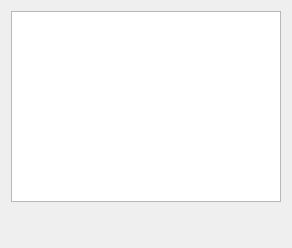
<?xml version="1.0" encoding="UTF-8"?>
<ui version="4.0">
 <class>MyDialog</class>
 <widget class="QDialog" name="MyDialog">
  <property name="geometry">
   <rect>
    <x>0</x>
    <y>0</y>
    <width>292</width>
    <height>248</height>
   </rect>
  </property>
  <property name="windowTitle">
   <string>MyDialog</string>
  </property>
  <layout class="QVBoxLayout" name="verticalLayout">
   <item>
    <widget class="QTableView" name="tableView"/>
   </item>
   <item>
    <spacer name="verticalSpacer">
     <property name="orientation">
      <enum>Qt::Vertical</enum>
     </property>
     <property name="sizeHint" stdset="0">
      <size>
       <width>20</width>
       <height>35</height>
      </size>
     </property>
    </spacer>
   </item>
  </layout>
 </widget>
 <layoutdefault spacing="6" margin="11"/>
 <resources/>
 <connections/>
</ui>
